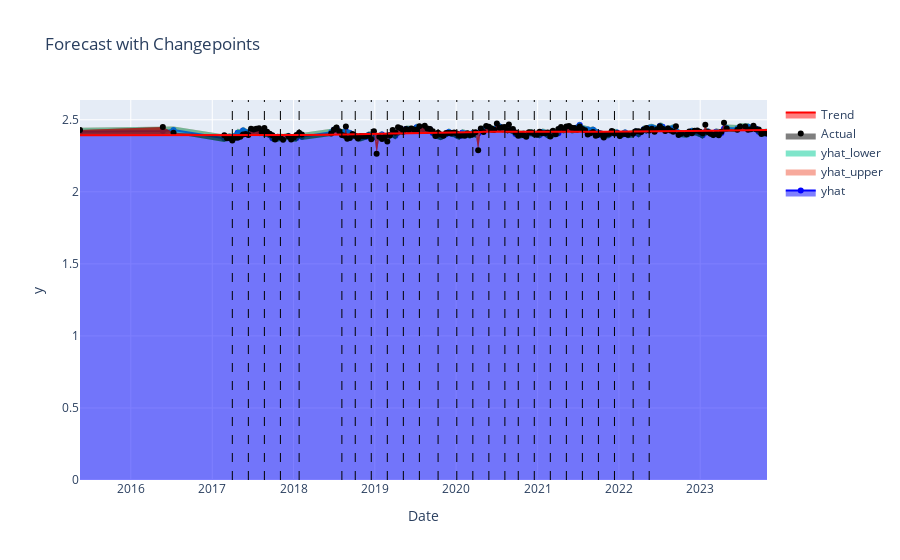
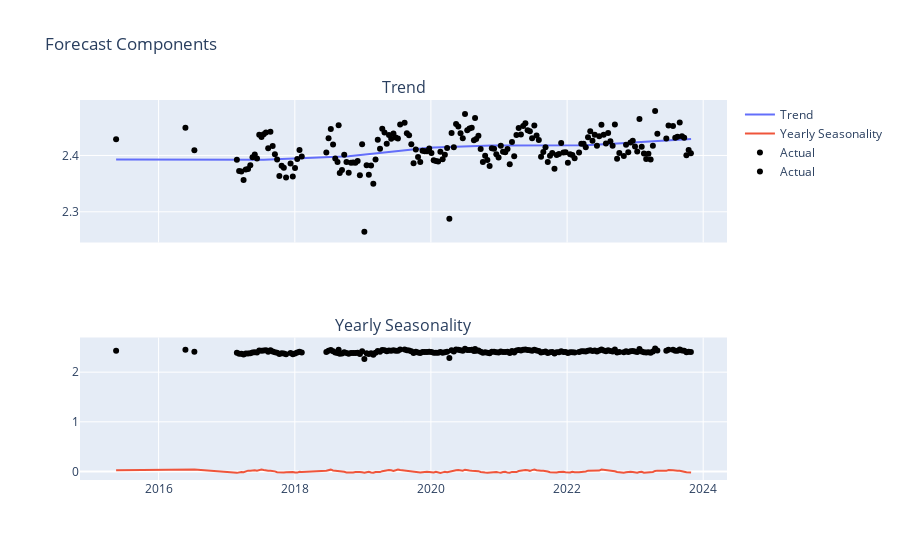

The notebook cell these images were saved under, in order:
### Code cell
import plotly.graph_objs as go
from prophet.plot import add_changepoints_to_plot

# Overall forecast plot
fig = go.Figure([
    go.Scatter(name='yhat', x=forecast['ds'], y=forecast['yhat'], mode='lines+markers',
               line=dict(color='blue')),
    go.Scatter(name='yhat_upper', x=forecast['ds'], y=forecast['yhat_upper'], mode='lines', 
               line=dict(width=0)),
    go.Scatter(name='yhat_lower', x=forecast['ds'], y=forecast['yhat_lower'], mode='lines', 
               line=dict(width=0)),
    go.Scatter(name='Actual', x=df['ds'], y=df['y'], mode='markers', marker=dict(color='black')),
    go.Scatter(name='Trend', x=forecast['ds'], y=forecast['trend'], mode='lines',
               line=dict(color='red')),
])

fig.update_traces(fill='tonexty') # Fill area between yhat_upper and yhat_lower

# Add changepoints
for changepoint in m.changepoints:
    fig.add_vline(x=changepoint, line_width=1, line_dash="dash", line_color="black")

fig.update_layout(title='Forecast with Changepoints', xaxis_title='Date', yaxis_title='y')

# Components plot (trend and yearly seasonality)
components_fig = make_subplots(rows=2, cols=1, shared_xaxes=True,
                               subplot_titles=('Trend', 'Yearly Seasonality'))

# Trend
components_fig.add_trace(go.Scatter(name='Trend', x=forecast['ds'], y=forecast['trend'], 
                                    mode='lines'), row=1, col=1)

# Yearly
components_fig.add_trace(go.Scatter(name='Yearly Seasonality', x=forecast['ds'], 
                                    y=forecast['yearly'], mode='lines'), row=2, col=1)

# Actual
components_fig.add_trace(go.Scatter(name='Actual', x=df['ds'], y=df['y'], mode='markers',
                                    marker=dict(color='black')), row=1, col=1)
components_fig.add_trace(go.Scatter(name='Actual', x=df['ds'], y=df['y'], mode='markers',
                                    marker=dict(color='black')), row=2, col=1)

components_fig.update_layout(title='Forecast Components')

# Show plots
fig.show()
components_fig.show()

### Figure 1 — Plotly figure (JSON) as saved in the notebook; plotly's stock layout.template omitted (floating-point values rounded to 4 significant figures; data arrays with more than 128 entries replaced by an {"elided": "..."} marker saying what was removed)
{"data": [{"fill": "tonexty", "line": {"color": "blue"}, "mode": "lines+markers", "name": "yhat", "type": "scatter", "x": {"elided": "192 str values"}, "y": {"elided": "192 float values"}}, {"fill": "tonexty", "line": {"width": 0}, "mode": "lines", "name": "yhat_upper", "type": "scatter", "x": {"elided": "192 str values"}, "y": {"elided": "192 float values"}}, {"fill": "tonexty", "line": {"width": 0}, "mode": "lines", "name": "yhat_lower", "type": "scatter", "x": {"elided": "192 str values"}, "y": {"elided": "192 float values"}}, {"fill": "tonexty", "marker": {"color": "black"}, "mode": "markers", "name": "Actual", "type": "scatter", "x": {"elided": "191 str values"}, "y": {"elided": "191 float values"}}, {"fill": "tonexty", "line": {"color": "red"}, "mode": "lines", "name": "Trend", "type": "scatter", "x": {"elided": "192 str values"}, "y": {"elided": "192 float values"}}], "layout": {"shapes": [{"line": {"color": "black", "dash": "dash", "width": 1}, "type": "line", "x0": "2017-04-01T00:00:00", "x1": "2017-04-01T00:00:00", "xref": "x", "y0": 0, "y1": 1, "yref": "y domain"}, {"line": {"color": "black", "dash": "dash", "width": 1}, "type": "line", "x0": "2017-06-12T00:00:00", "x1": "2017-06-12T00:00:00", "xref": "x", "y0": 0, "y1": 1, "yref": "y domain"}, {"line": {"color": "black", "dash": "dash", "width": 1}, "type": "line", "x0": "2017-08-23T00:00:00", "x1": "2017-08-23T00:00:00", "xref": "x", "y0": 0, "y1": 1, "yref": "y domain"}, {"line": {"color": "black", "dash": "dash", "width": 1}, "type": "line", "x0": "2017-11-03T00:00:00", "x1": "2017-11-03T00:00:00", "xref": "x", "y0": 0, "y1": 1, "yref": "y domain"}, {"line": {"color": "black", "dash": "dash", "width": 1}, "type": "line", "x0": "2018-01-26T00:00:00", "x1": "2018-01-26T00:00:00", "xref": "x", "y0": 0, "y1": 1, "yref": "y domain"}, {"line": {"color": "black", "dash": "dash", "width": 1}, "type": "line", "x0": "2018-08-06T00:00:00", "x1": "2018-08-06T00:00:00", "xref": "x", "y0": 0, "y1": 1, "yref": "y domain"}, {"line": {"color": "black", "dash": "dash", "width": 1}, "type": "line", "x0": "2018-10-05T00:00:00", "x1": "2018-10-05T00:00:00", "xref": "x", "y0": 0, "y1": 1, "yref": "y domain"}, {"line": {"color": "black", "dash": "dash", "width": 1}, "type": "line", "x0": "2018-12-16T00:00:00", "x1": "2018-12-16T00:00:00", "xref": "x", "y0": 0, "y1": 1, "yref": "y domain"}, {"line": {"color": "black", "dash": "dash", "width": 1}, "type": "line", "x0": "2019-02-26T00:00:00", "x1": "2019-02-26T00:00:00", "xref": "x", "y0": 0, "y1": 1, "yref": "y domain"}, {"line": {"color": "black", "dash": "dash", "width": 1}, "type": "line", "x0": "2019-05-09T00:00:00", "x1": "2019-05-09T00:00:00", "xref": "x", "y0": 0, "y1": 1, "yref": "y domain"}, {"line": {"color": "black", "dash": "dash", "width": 1}, "type": "line", "x0": "2019-07-20T00:00:00", "x1": "2019-07-20T00:00:00", "xref": "x", "y0": 0, "y1": 1, "yref": "y domain"}, {"line": {"color": "black", "dash": "dash", "width": 1}, "type": "line", "x0": "2019-10-12T00:00:00", "x1": "2019-10-12T00:00:00", "xref": "x", "y0": 0, "y1": 1, "yref": "y domain"}, {"line": {"color": "black", "dash": "dash", "width": 1}, "type": "line", "x0": "2020-01-04T00:00:00", "x1": "2020-01-04T00:00:00", "xref": "x", "y0": 0, "y1": 1, "yref": "y domain"}, {"line": {"color": "black", "dash": "dash", "width": 1}, "type": "line", "x0": "2020-03-16T00:00:00", "x1": "2020-03-16T00:00:00", "xref": "x", "y0": 0, "y1": 1, "yref": "y domain"}, {"line": {"color": "black", "dash": "dash", "width": 1}, "type": "line", "x0": "2020-05-27T00:00:00", "x1": "2020-05-27T00:00:00", "xref": "x", "y0": 0, "y1": 1, "yref": "y domain"}, {"line": {"color": "black", "dash": "dash", "width": 1}, "type": "line", "x0": "2020-08-07T00:00:00", "x1": "2020-08-07T00:00:00", "xref": "x", "y0": 0, "y1": 1, "yref": "y domain"}, {"line": {"color": "black", "dash": "dash", "width": 1}, "type": "line", "x0": "2020-10-06T00:00:00", "x1": "2020-10-06T00:00:00", "xref": "x", "y0": 0, "y1": 1, "yref": "y domain"}, {"line": {"color": "black", "dash": "dash", "width": 1}, "type": "line", "x0": "2020-12-17T00:00:00", "x1": "2020-12-17T00:00:00", "xref": "x", "y0": 0, "y1": 1, "yref": "y domain"}, {"line": {"color": "black", "dash": "dash", "width": 1}, "type": "line", "x0": "2021-02-27T00:00:00", "x1": "2021-02-27T00:00:00", "xref": "x", "y0": 0, "y1": 1, "yref": "y domain"}, {"line": {"color": "black", "dash": "dash", "width": 1}, "type": "line", "x0": "2021-05-10T00:00:00", "x1": "2021-05-10T00:00:00", "xref": "x", "y0": 0, "y1": 1, "yref": "y domain"}, {"line": {"color": "black", "dash": "dash", "width": 1}, "type": "line", "x0": "2021-07-21T00:00:00", "x1": "2021-07-21T00:00:00", "xref": "x", "y0": 0, "y1": 1, "yref": "y domain"}, {"line": {"color": "black", "dash": "dash", "width": 1}, "type": "line", "x0": "2021-10-01T00:00:00", "x1": "2021-10-01T00:00:00", "xref": "x", "y0": 0, "y1": 1, "yref": "y domain"}, {"line": {"color": "black", "dash": "dash", "width": 1}, "type": "line", "x0": "2021-12-12T00:00:00", "x1": "2021-12-12T00:00:00", "xref": "x", "y0": 0, "y1": 1, "yref": "y domain"}, {"line": {"color": "black", "dash": "dash", "width": 1}, "type": "line", "x0": "2022-03-06T00:00:00", "x1": "2022-03-06T00:00:00", "xref": "x", "y0": 0, "y1": 1, "yref": "y domain"}, {"line": {"color": "black", "dash": "dash", "width": 1}, "type": "line", "x0": "2022-05-17T00:00:00", "x1": "2022-05-17T00:00:00", "xref": "x", "y0": 0, "y1": 1, "yref": "y domain"}], "title": {"text": "Forecast with Changepoints"}, "xaxis": {"title": {"text": "Date"}}, "yaxis": {"title": {"text": "y"}}}}

### Figure 2 — Plotly figure (JSON) as saved in the notebook; plotly's stock layout.template omitted (floating-point values rounded to 4 significant figures; data arrays with more than 128 entries replaced by an {"elided": "..."} marker saying what was removed)
{"data": [{"mode": "lines", "name": "Trend", "type": "scatter", "x": {"elided": "192 str values"}, "xaxis": "x", "y": {"elided": "192 float values"}, "yaxis": "y"}, {"mode": "lines", "name": "Yearly Seasonality", "type": "scatter", "x": {"elided": "192 str values"}, "xaxis": "x2", "y": {"elided": "192 float values"}, "yaxis": "y2"}, {"marker": {"color": "black"}, "mode": "markers", "name": "Actual", "type": "scatter", "x": {"elided": "191 str values"}, "xaxis": "x", "y": {"elided": "191 float values"}, "yaxis": "y"}, {"marker": {"color": "black"}, "mode": "markers", "name": "Actual", "type": "scatter", "x": {"elided": "191 str values"}, "xaxis": "x2", "y": {"elided": "191 float values"}, "yaxis": "y2"}], "layout": {"annotations": [{"font": {"size": 16}, "showarrow": false, "text": "Trend", "x": 0.5, "xanchor": "center", "xref": "paper", "y": 1, "yanchor": "bottom", "yref": "paper"}, {"font": {"size": 16}, "showarrow": false, "text": "Yearly Seasonality", "x": 0.5, "xanchor": "center", "xref": "paper", "y": 0.375, "yanchor": "bottom", "yref": "paper"}], "title": {"text": "Forecast Components"}, "xaxis": {"anchor": "y", "domain": [0, 1], "matches": "x2", "showticklabels": false}, "xaxis2": {"anchor": "y2", "domain": [0, 1]}, "yaxis": {"anchor": "x", "domain": [0.625, 1]}, "yaxis2": {"anchor": "x2", "domain": [0, 0.375]}}}
